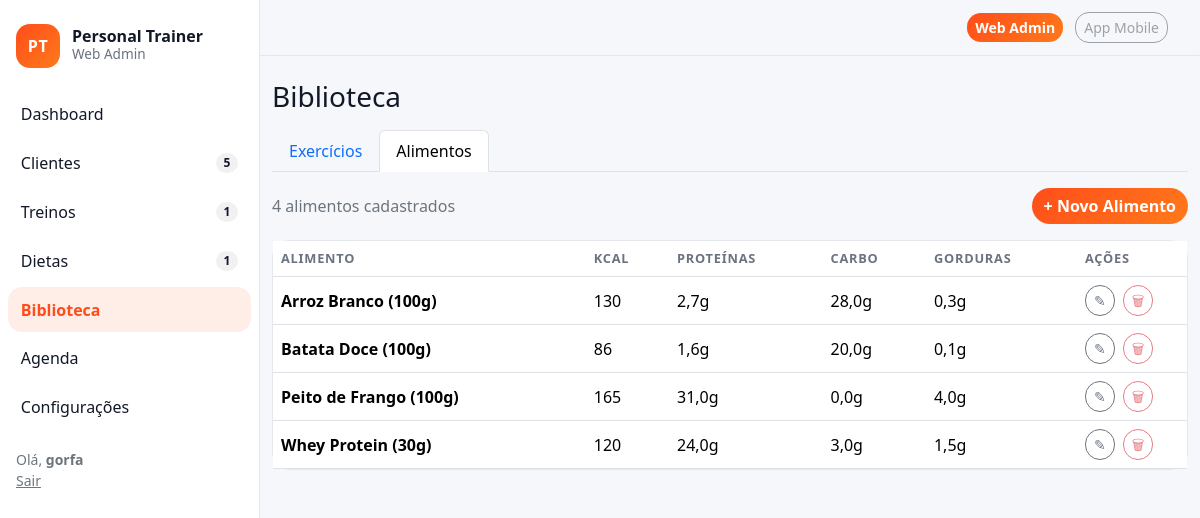
The app's page /biblioteca/alimentos/ (signed in) with its own data.
### library/models.py (models this page shows, shortened)
class Food(models.Model):
    name = models.CharField(max_length=160)
    portion_label = models.CharField(max_length=40, default="100g")
    kcal = models.PositiveIntegerField(default=0)
    protein_g = models.DecimalField(max_digits=5, decimal_places=1, default=0)
    carbs_g = models.DecimalField(max_digits=5, decimal_places=1, default=0)
    fats_g = models.DecimalField(max_digits=5, decimal_places=1, default=0)

### library/views.py (the view)
# urls.py: path("alimentos/", views.FoodListView.as_view(), name="foods"),
class FoodListView(LoginRequiredMixin, ListView):
    model = Food
    template_name = "library/foods.html"
    context_object_name = "items"
    def get_queryset(self):
        qs = super().get_queryset().order_by("name")
        q = self.request.GET.get("q")
        if q:
            qs = qs.filter(name__icontains=q)
        return qs

### core/context_processors.py (called while the page is built)
def nav_counts(request):
    try:
        return {
            "nav_clients_count": Client.objects.filter(status=Client.Status.ACTIVE).count(),
            "nav_workouts_today": WorkoutPlan.objects.filter(is_active=True).count(),
            "nav_diets_active": DietPlan.objects.filter(is_active=True).count(),
            "nav_alerts_count": Alert.objects.filter(is_open=True).count(),
        }
    except Exception:
        return {"nav_clients_count": 0, "nav_workouts_today": 0, "nav_diets_active": 0, "nav_alerts_count": 0}

### library/templates/library/foods.html (shortened to what this page needs)
{% extends "base.html" %}
{% block content %}
<div class="d-flex align-items-center justify-content-between mb-3">
  <h1 class="h3 mb-0">Biblioteca</h1>
</div>
<ul class="nav nav-tabs mb-3">
  <li class="nav-item"><a class="nav-link" href="{% url 'library:exercises' %}">Exercícios</a></li>
  <li class="nav-item"><a class="nav-link active" href="{% url 'library:foods' %}">Alimentos</a></li>
</ul>
<div class="d-flex align-items-center justify-content-between mb-3">
  <div class="text-secondary">{{ items|length }} alimentos cadastrados</div>
  <a class="btn btn-brand btn-pill" href="{% url 'library:food_create' %}">+ Novo Alimento</a>
</div>
<div class="card">
  <div class="card-body p-0">
    <div class="table-responsive">
      <table class="table table-hover align-middle mb-0">
        <thead>
          <tr>
            <th>Alimento</th>
            <th>Kcal</th>
            <th>Proteínas</th>
            <th>Carbo</th>
            <th>Gorduras</th>
            <th style="width:110px;">Ações</th>
          </tr>
        </thead>
        <tbody>
          {% for f in items %}
          <tr>
            <td class="fw-bold">{{ f.name }} ({{ f.portion_label }})</td>
            <td>{{ f.kcal }}</td>
            <td>{{ f.protein_g }}g</td>
            <td>{{ f.carbs_g }}g</td>
            <td>{{ f.fats_g }}g</td>
            <td class="d-flex gap-2">
              <a class="btn btn-sm btn-outline-secondary btn-pill" href="{% url 'library:food_update' f.pk %}">✎</a>
              <button class="btn btn-sm btn-outline-danger btn-pill" type="button" disabled>🗑</button>
            </td>
          </tr>
          {% empty %}
          <tr><td colspan="6" class="text-center text-secondary py-4">Sem alimentos ainda.</td></tr>
          {% endfor %}
        </tbody>
      </table>
    </div>
  </div>
</div>
{% endblock %}

### templates/base.html (shortened to what this page needs)
{% load static %}
<!doctype html>
<html lang="pt-br">
<head>
  <link href="https://cdn.jsdelivr.net/npm/bootstrap@5.3.3/dist/css/bootstrap.min.css" rel="stylesheet">
  <link href="{% static 'css/theme.css' %}" rel="stylesheet">
</head>
<body class="app-body">
  <div class="app-shell">
    <aside class="app-sidebar">
      <div class="px-3 py-4">
        <div class="brand">
          <div class="brand-mark">PT</div>
          <div class="brand-name">
            <div class="brand-title">Personal Trainer</div>
            <div class="brand-sub">Web Admin</div>
          </div>
        </div>
      </div>
      <nav class="nav flex-column px-2">
        <a class="nav-link {% if request.resolver_match.url_name == 'dashboard' %}active{% endif %}"
           href="{% url 'dashboard' %}">
          <span>Dashboard</span>
        </a>
        <a class="nav-link {% if request.path|slice:':5' == '/crm/' %}active{% endif %}"
           href="{% url 'crm:client_list' %}">
          <span>Clientes</span>
          <span class="badge badge-metric">{{ nav_clients_count }}</span>
        </a>
        <a class="nav-link {% if request.path|slice:':9' == '/treinos/' %}active{% endif %}"
           href="{% url 'workouts:workout_list' %}">
          <span>Treinos</span>
          <span class="badge badge-metric">{{ nav_workouts_today }}</span>
        </a>
        <a class="nav-link {% if request.path|slice:':8' == '/dietas/' %}active{% endif %}"
           href="{% url 'diets:diet_list' %}">
          <span>Dietas</span>
          <span class="badge badge-metric">{{ nav_diets_active }}</span>
        </a>
        <a class="nav-link {% if request.path|slice:':12' == '/biblioteca/' %}active{% endif %}"
           href="{% url 'library:exercises' %}">
          <span>Biblioteca</span>
        </a>
        <a class="nav-link {% if request.path|slice:':10' == '/agenda/' %}active{% endif %}"
           href="{% url 'agenda:calendar' %}">
          <span>Agenda</span>
        </a>
        <a class="nav-link {% if request.path|slice:':10' == '/anamnese/' %}active{% endif %}"
           href="{% url 'anamnesis:builder' %}">
          <span>Configurações</span>
        </a>
        <div class="mt-3 px-2 small text-secondary">
          {% if request.user.is_authenticated %}
            Olá, <strong>{{ request.user.get_short_name|default:request.user.username }}</strong><br>
            <a class="link-secondary" href="{% url 'logout' %}">Sair</a>
          {% else %}
            <a class="link-secondary" href="{% url 'login' %}">Entrar</a>
          {% endif %}
        </div>
      </nav>
    </aside>
    <main class="app-main">
      <header class="app-topbar">
        <div class="container-fluid d-flex align-items-center justify-content-end">
          <div class="topbar-switch ms-auto">
            <a class="btn btn-brand btn-sm me-2" href="/admin/">Web Admin</a>
            <span class="btn btn-outline-secondary btn-sm disabled" aria-disabled="true">App Mobile</span>
          </div>
        </div>
      </header>
      <section class="app-content container-fluid py-4">
        {% block content %}{% endblock %}
      </section>
    </main>
  </div>
</body>
</html>

### static/css/theme.css (style rules this page uses)
:root { --brand:#ff4d1a; --brand-2:#ff7a1a; --brand-soft: rgba(255,77,26,.10); --danger:#ff2d55; --bg:#f6f7fb; --text:#111827; --muted:#6b7280; --card:#ffffff; --border:#e5e7eb; --radius:18px; }
* { box-sizing:border-box }
body { font-family: ui-sans-serif, system-ui, -apple-system, Segoe UI, Roboto, Arial, "Apple Color Emoji","Segoe UI Emoji"; }
.app-body { background:var(--bg); color:var(--text); }
.app-shell { display:flex; min-height:100vh; }
.app-sidebar { width:260px; background:#fff; border-right:1px solid var(--border); position:sticky; top:0; height:100vh; }
.brand { display:flex; align-items:center; gap:12px; }
.brand-mark { width:44px; height:44px; border-radius:14px; background:linear-gradient(135deg,var(--brand),var(--brand-2)); color:#fff; display:flex; align-items:center; justify-content:center; font-weight:900; letter-spacing:.5px; }
.brand-title { font-weight:800; line-height:1; }
.brand-sub { color:var(--muted); font-size:.85rem; }
.app-sidebar .nav-link { display:flex; align-items:center; justify-content:space-between; border-radius:14px; padding:.65rem .8rem; color:#111827; margin-bottom:.25rem; }
.app-sidebar .nav-link.active { background:var(--brand-soft); color:var(--brand); font-weight:700; }
.badge-metric { background:rgba(17,24,39,.06); color:#111827; font-weight:700; border-radius:999px; }
.app-main { flex:1; min-width:0; }
.app-topbar { position:sticky; top:0; z-index:10; background:rgba(246,247,251,.9); backdrop-filter: blur(8px); border-bottom:1px solid var(--border); padding:.75rem 0; }
.btn-brand { background:linear-gradient(135deg,var(--brand),var(--brand-2)); border:0; color:#fff; font-weight:800; border-radius:14px; }
.btn-outline-secondary { border-radius:14px; }
.app-content { padding-bottom:40px; }
.card { border:1px solid var(--border); border-radius:var(--radius); }
.table thead th { color:var(--muted); font-weight:800; font-size:.8rem; text-transform:uppercase; letter-spacing:.06em; }
.btn-pill { border-radius:999px; }
.app-topbar { padding: 12px 20px; }
.topbar-switch { margin-left: auto; }

### records on screen
Food: name "Arroz Branco", portion_label "100g", kcal "130", protein_g "2,7", carbs_g "28,0", fats_g "0,3"
Food: name "Batata Doce", portion_label "100g", kcal "86", protein_g "1,6", carbs_g "20,0", fats_g "0,1"
Food: name "Peito de Frango", portion_label "100g", kcal "165", protein_g "31,0", carbs_g "0,0", fats_g "4,0"
Food: name "Whey Protein", portion_label "30g", kcal "120", protein_g "24,0", carbs_g "3,0", fats_g "1,5"

### other values on screen
{{ nav_clients_count }} "5"
{{ nav_workouts_today }} "1"
{{ nav_diets_active }} "1"
{{ request.user.get_short_name|default:request.user.username }} "gorfa"
{{ items|length }} "4"
